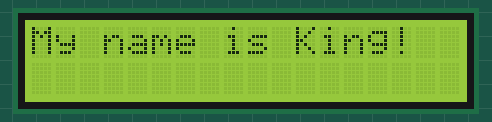
The sketch below on a simulated Arduino Uno, built with avr-gcc and run on an emulated ATmega328P. Parts: 18×2 character LCD.

Above: at 0.1 s.
At 2.1 s:
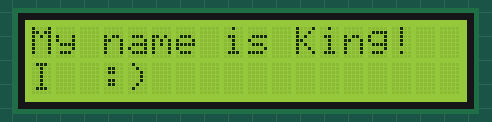

The sketch:

lcd.ino
```cpp
#include <Wire.h>
#include <LiquidCrystal_I2C.h>
LiquidCrystal_I2C lcd (0x27,18,2);
void setup() {
  // put your setup code here, to run once:
  lcd.init();
  lcd.backlight();

  lcd.setCursor(0,0);
  lcd.print("My name is King!");
  delay(2000);
  lcd.setCursor(0,1);
  lcd.print("I  :)");
}

void loop() {
  // put your main code here, to run repeatedly:

}
```
